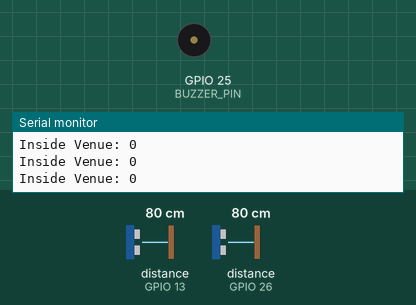
Bench run of a sketch on a simulated ESP32. Shown: buzzer (waves = sounding), the last lines printed to the serial monitor. Wiring (inferred from the names in the program): 2 × ultrasonic range finder: trigger GPIO 12, echo GPIO 13 / trigger GPIO 27, echo GPIO 26. The inputs (shaded band) are chosen by the test bench; at power-on: distance to the obstacle (sensors on GPIO 13, GPIO 26) 80 cm. The echo pulse lasts 58.3 µs per cm; WiFi joins after 1.5 s; servers stay silent unless stated.

Above: at 3.0 s.
3.1 s: distance to the obstacle (sensor on GPIO 13) set to 18 cm
4.6 s: distance to the obstacle (sensor on GPIO 13) set to 14 cm
At 4.9 s:
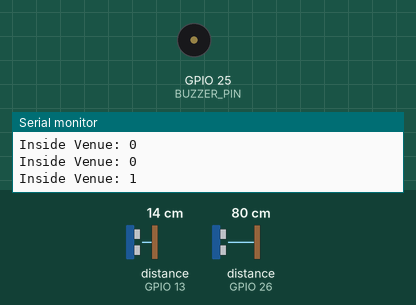
7.6 s: distance to the obstacle (sensor on GPIO 13) set to 35 cm
At 8.7 s:
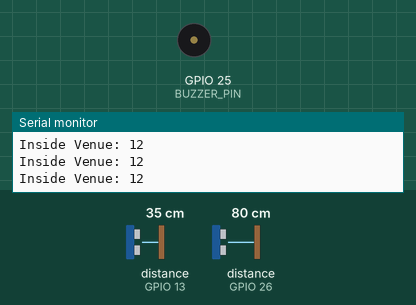
9.1 s: distance to the obstacle (sensor on GPIO 13) set to 2 cm
At 9.45 s:
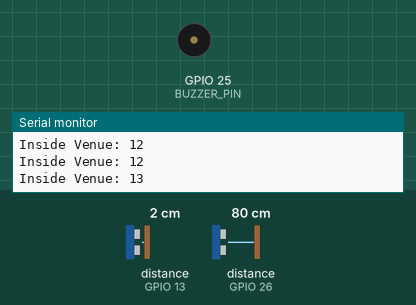
Timing chart, 0 to 13.1 s (numbered marks = the images above; inputs shaded):
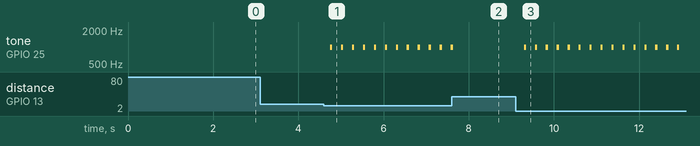

The sketch:

visitormonitor.ino
```cpp
#define BLYNK_PRINT Serial
#include <Wire.h>
#include <WiFi.h>
#include <BlynkSimpleEsp32.h>
#define TRIG_PIN_1 12
#define ECHO_PIN_1 13
#define TRIG_PIN_2 27
#define ECHO_PIN_2 26
#define BUZZER_PIN 25

#define BUTTON_PIN V1
#define IN_COUNT_PIN V3
#define OUT_COUNT_PIN V4
#define TOTAL_COUNT_PIN V2

char auth[] = "dezGP2v4uvpGIP1ul8RmvXLHh_wB2EJQ";
char ssid[] = "Realme";
char pass[] = "12345678";

BlynkTimer timer;
int incomingCount = 0;
int outgoingCount = 0;
int insideCount = 0;

int getVisitorCount(int trigPin, int echoPin) {
  digitalWrite(trigPin, LOW);
  delayMicroseconds(2);
  digitalWrite(trigPin, HIGH);
  delayMicroseconds(10);
  digitalWrite(trigPin, LOW);

  long duration = pulseIn(echoPin, HIGH);
  int distance = duration * 0.034 / 2;

  if (distance < 15) {
    return 1;
  } else {
    return 0;
  }
}


WidgetTerminal terminal(V10);  // Only required to dump data to the Blynk terminal

void setup() {
  Serial.begin(115200);
  Blynk.begin(auth, ssid, pass, IPAddress(117, 236, 190, 213), 8080);

  pinMode(TRIG_PIN_1, OUTPUT);
  pinMode(ECHO_PIN_1, INPUT);
  pinMode(TRIG_PIN_2, OUTPUT);
  pinMode(ECHO_PIN_2, INPUT);
  pinMode(BUZZER_PIN, OUTPUT);

}

BLYNK_WRITE(V1) {
  // Blynk button to reset counts
  if (param.asInt() == 1) {
    resetCounts();
    Blynk.virtualWrite(V1, 0);  // Reset button state to OFF after pressed
  }
}

void loop() {
  Blynk.run();
  int newIncomingCount = getVisitorCount(TRIG_PIN_1, ECHO_PIN_1);
  int newOutgoingCount = getVisitorCount(TRIG_PIN_2, ECHO_PIN_2);
  // Update counts
  incomingCount += newIncomingCount;
  outgoingCount += newOutgoingCount;
  // Make sure outgoing count doesn't exceed total entries
  outgoingCount = min(outgoingCount, incomingCount);
  insideCount = incomingCount - outgoingCount;
  insideCount = max(insideCount, 0);
  Serial.print("Inside Venue: ");
  Serial.println(insideCount);

  if (newIncomingCount > 0 || newOutgoingCount > 0) {
 tone(BUZZER_PIN, 1000);
 delay(50);
 noTone(BUZZER_PIN);
 }

  Blynk.virtualWrite(V3, "In count: " + String(incomingCount));   // Send incoming count to Blynk
  Blynk.virtualWrite(V4, "Out count: " + String(outgoingCount));  // Send outgoing count to Blynk
  Blynk.virtualWrite(V2, "Total count: " + String(insideCount));  // Send total count to Blynk
  delay(200);
}
void resetCounts() {
  // Function to reset all counts
  incomingCount = 0;
  outgoingCount = 0;
  insideCount = 0;
}
```

Measured:
- the behaviour switches between 16 and 15 cm on distance to the obstacle (sensor on GPIO 13) (found by bisection; images 0 and 1)
- after the input at 4.6 s, tone on GPIO 25 (BUZZER_PIN): alternates 1000 Hz for 0.05 s and silent for 0.21 s, starting after 0.15 s
- after the input at 7.6 s, tone on GPIO 25 (BUZZER_PIN): goes on until 7.6 s, then stays silent
- after the input at 9.1 s, tone on GPIO 25 (BUZZER_PIN): alternates 1000 Hz for 0.05 s and silent for 0.21 s, starting after 0.20 s
